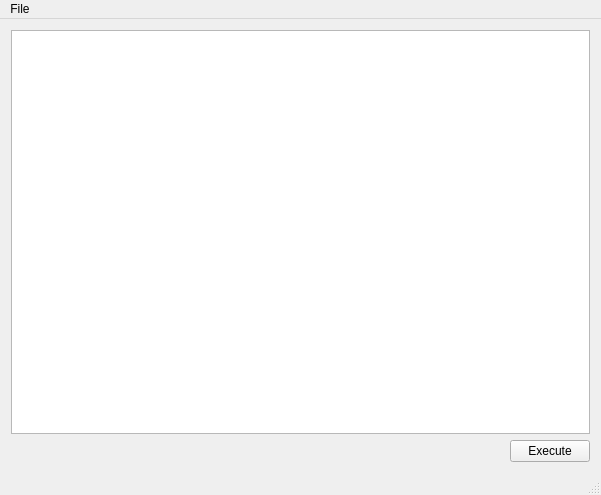
<?xml version="1.0" encoding="UTF-8"?>
<ui version="4.0">
 <class>MainWindow</class>
 <widget class="QMainWindow" name="MainWindow">
  <property name="geometry">
   <rect>
    <x>0</x>
    <y>0</y>
    <width>601</width>
    <height>495</height>
   </rect>
  </property>
  <property name="windowTitle">
   <string>MainWindow</string>
  </property>
  <widget class="QWidget" name="centralWidget">
   <layout class="QVBoxLayout" name="verticalLayout">
    <item>
     <widget class="QTreeView" name="treeView"/>
    </item>
    <item>
     <layout class="QHBoxLayout" name="horizontalLayout">
      <item>
       <spacer name="horizontalSpacer">
        <property name="orientation">
         <enum>Qt::Horizontal</enum>
        </property>
        <property name="sizeHint" stdset="0">
         <size>
          <width>40</width>
          <height>20</height>
         </size>
        </property>
       </spacer>
      </item>
      <item>
       <widget class="QPushButton" name="btnExecute">
        <property name="text">
         <string>Execute</string>
        </property>
       </widget>
      </item>
     </layout>
    </item>
   </layout>
  </widget>
  <widget class="QMenuBar" name="menuBar">
   <property name="geometry">
    <rect>
     <x>0</x>
     <y>0</y>
     <width>601</width>
     <height>22</height>
    </rect>
   </property>
   <widget class="QMenu" name="menuFile">
    <property name="title">
     <string>File</string>
    </property>
    <addaction name="actionOpen_File"/>
    <addaction name="actionOpen_Options"/>
   </widget>
   <addaction name="menuFile"/>
  </widget>
  <widget class="QStatusBar" name="statusBar"/>
  <action name="actionStatus_Console">
   <property name="text">
    <string>Status Console</string>
   </property>
  </action>
  <action name="actionOpen_File">
   <property name="text">
    <string>Open File...</string>
   </property>
  </action>
  <action name="actionExit">
   <property name="text">
    <string>Exit</string>
   </property>
  </action>
  <action name="actionExport">
   <property name="text">
    <string>Export...</string>
   </property>
  </action>
  <action name="actionAbout">
   <property name="text">
    <string>About</string>
   </property>
  </action>
  <action name="actionOptions">
   <property name="text">
    <string>Options...</string>
   </property>
  </action>
  <action name="actionOpen_Default_Bookmarks">
   <property name="text">
    <string>Open Default</string>
   </property>
  </action>
  <action name="actionOpen_Options">
   <property name="text">
    <string>Open Options...</string>
   </property>
  </action>
 </widget>
 <layoutdefault spacing="6" margin="11"/>
 <resources/>
 <connections/>
</ui>
